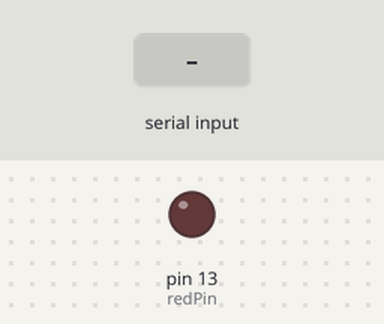
The sketch below on a simulated Arduino Uno, built with avr-gcc and run on an emulated ATmega328P. Parts: output pins drawn as LEDs (lit = HIGH). Dashed ring = blinking. Inputs (shaded band) come from the test bench. What the sketch prints to the serial monitor is not drawn.

Above: at 1.2 s.
1.3 s: "90,45\n" received over Serial
At 1.4 s:
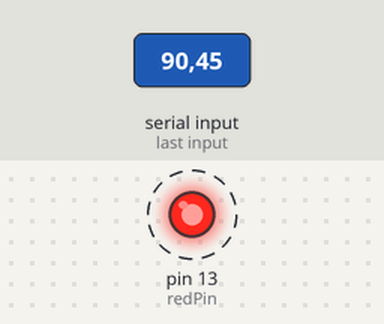
Timing chart, 0 to 10.3 s (numbered marks = the images above; inputs shaded):
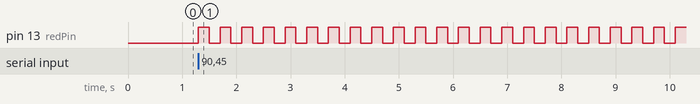

The sketch:

blink_led_serial_monitor_value.ino
```cpp
int blinkNum;
int redPin = 13;
int delayTime = 200;
void setup() {
  // put your setup code here, to run once:
  pinMode(redPin, OUTPUT);
  Serial.begin(115200);
}

void loop() {
  // put your main code here, to run repeatedly:
  Serial.println("Enter your blink number: ");

  while (Serial.available() == 0) {
  }

  if (Serial.available() > 0) {

    blinkNum = Serial.parseInt();

    for (int i = 1; i <= blinkNum; i++) {
      digitalWrite(redPin, HIGH);
      delay(delayTime);
      digitalWrite(redPin, LOW);
      delay(delayTime);
    }
  }
}
```

Measured:
- after the input at 1.3 s, pin 13 (redPin): alternates HIGH for 0.20 s and LOW for 0.20 s, starting at once
